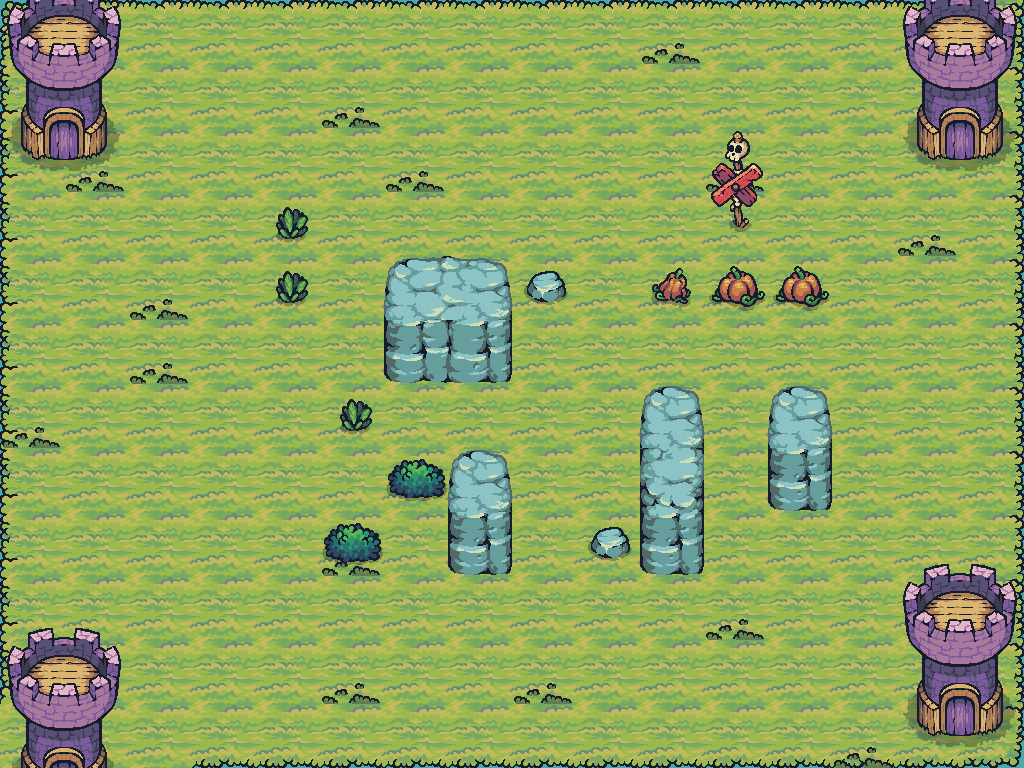

The image is a tile-based game level rendered from a .tmx file. Its description and source (layers, tilesets, objects; grid data summarised) follow:
An orthogonal 16x12 tile map with 64x64 px tiles, 7 tile layers (Water, Foam, layerforedge, new game bg, ...), 27 tilesets and 30 objects (22x Block, ArcherRightBottom, ArcherRightTop, ArcherLeftBottom, ArcherLeftTop, ...).

<map version="1.10" tiledversion="1.11.0" orientation="orthogonal" renderorder="right-down" width="16" height="12" tilewidth="64" tileheight="64" infinite="0" nextlayerid="29" nextobjectid="14">
<properties>
  <property name="Star1" type="int" value="26" />
  <property name="Star2" type="int" value="30" />
  <property name="Star3" type="int" value="35" />
 </properties>
 <tileset firstgid="1" source="Terrain.tsx" />
 <tileset firstgid="41" source="Castle_Red.tsx" />
 <tileset firstgid="61" source="Tree.tsx" />
 <tileset firstgid="169" source="17.tsx" />
 <tileset firstgid="171" source="Tower_Blue.tsx" />
 <tileset firstgid="179" source="01.tsx" />
 <tileset firstgid="180" source="06.tsx" />
 <tileset firstgid="181" source="18.tsx" />
 <tileset firstgid="190" source="09.tsx" />
 <tileset firstgid="191" source="12.tsx" />
 <tileset firstgid="192" source="16.tsx" />
 <tileset firstgid="194" source="Castle_Destroyed.tsx" />
 <tileset firstgid="214" source="HappySheep_Idle.tsx" />
 <tileset firstgid="222" source="Tree_192.tsx" />
 <tileset firstgid="234" source="Water.tsx" />
 <tileset firstgid="235" source="Foam_192.tsx" />
 <tileset firstgid="243" source="Tilemap_Elevation.tsx" />
 <tileset firstgid="275" source="02.tsx" />
 <tileset firstgid="276" source="03.tsx" />
 <tileset firstgid="277" source="04.tsx" />
 <tileset firstgid="278" source="07.tsx" />
 <tileset firstgid="279" source="10.tsx" />
 <tileset firstgid="280" source="TX Props.tsx" />
 <tileset firstgid="344" source="13.tsx" />
 <tileset firstgid="345" source="11.tsx" />
 <tileset firstgid="346" source="Bridge_All.tsx" />
 <tileset firstgid="358" source="Tower_Purple.tsx" />
 <group id="26" name="Common">
  <layer id="13" name="Water" width="16" height="12">
   <data>[192 cells, 88 non-empty, 1 distinct tile ids]</data>
  </layer>
  <layer id="14" name="Foam" width="16" height="12" offsetx="128" offsety="0">
   <data>[192 cells, 0 non-empty, 0 distinct tile ids]</data>
  </layer>
  <layer id="19" name="layerforedge" width="16" height="12">
   <data>[192 cells, 32 non-empty, 12 distinct tile ids]</data>
  </layer>
  <layer id="15" name="new game bg" width="16" height="12">
   <data>[192 cells, 192 non-empty, 7 distinct tile ids]</data>
  </layer>
  <layer id="27" name="grass" width="16" height="12">
   <data>[192 cells, 14 non-empty, 1 distinct tile ids]</data>
  </layer>
  <objectgroup id="21" name="TreesOutSideGameGrid" class="TreesOutSideGameGrid" />
  <layer id="28" name="ArcherTowers" width="16" height="12">
   <data>[192 cells, 26 non-empty, 8 distinct tile ids]</data>
  </layer>
 </group>
 <layer id="13" name="CollisionblockTileLayer" width="16" height="12">
  <data>[192 cells, 23 non-empty, 14 distinct tile ids]</data>
 </layer>
 <objectgroup id="5" name="Collisionblocks">
  <object id="1" name="Block" type="Block" x="256" y="192" width="64" height="64" />
  <object id="2" name="Block" type="Block" x="704" y="192" width="64" height="64" />
  <object id="3" name="Block" type="Block" x="256" y="256" width="64" height="64" />
  <object id="4" name="Block" type="Block" x="384" y="256" width="64" height="64" />
  <object id="5" name="Block" type="Block" x="448" y="256" width="64" height="64" />
  <object id="6" name="Block" type="Block" x="512" y="256" width="64" height="64" />
  <object id="7" name="Block" type="Block" x="640" y="256" width="64" height="64" />
  <object id="8" name="Block" type="Block" x="704" y="256" width="64" height="64" />
  <object id="9" name="Block" type="Block" x="768" y="256" width="64" height="64" />
  <object id="10" name="Block" type="Block" x="384" y="320" width="64" height="64" />
  <object id="11" name="Block" type="Block" x="448" y="320" width="64" height="64" />
  <object id="12" name="Block" type="Block" x="320" y="384" width="64" height="64" />
  <object id="15" name="Block" type="Block" x="640" y="384" width="64" height="64" />
  <object id="16" name="Block" type="Block" x="768" y="384" width="64" height="64" />
  <object id="17" name="Block" type="Block" x="384" y="448" width="64" height="64" />
  <object id="18" name="Block" type="Block" x="448" y="448" width="64" height="64" />
  <object id="19" name="Block" type="Block" x="640" y="448" width="64" height="64" />
  <object id="20" name="Block" type="Block" x="768" y="448" width="64" height="64" />
  <object id="22" name="Block" type="Block" x="320" y="512" width="64" height="64" />
  <object id="23" name="Block" type="Block" x="448" y="512" width="64" height="64" />
  <object id="24" name="Block" type="Block" x="576" y="512" width="64" height="64" />
  <object id="25" name="Block" type="Block" x="640" y="512" width="64" height="64" />
 </objectgroup>
 <objectgroup id="14" name="ArcherSpawnPoints">
  <object id="3" name="ArcherRightBottom" type="ArcherRightBottom" x="960" y="576" width="64" height="64" />
  <object id="11" name="ArcherRightTop" type="ArcherRightTop" x="942.603" y="-8.19048" width="64" height="64" />
  <object id="12" name="ArcherLeftBottom" type="ArcherLeftBottom" x="64" y="640" width="64" height="64" />
  <object id="13" name="ArcherLeftTop" type="ArcherLeftTop" x="64" y="0" width="64" height="64" />
 </objectgroup>
 <objectgroup id="6" name="Checkpoints">
  <object id="21" name="PlayerCheckpoint" type="PlayerCheckpoint" x="256" y="512" width="64" height="64" />
  <object id="26" name="AntiPlayerCheckpoint" type="AntiPlayerCheckpoint" x="768" y="512" width="64" height="64" />
 </objectgroup>
 <objectgroup id="7" name="Spawnpoints">
  <object id="13" name="Player" type="Player" x="384" y="384" width="64" height="64" />
  <object id="14" name="AntiPlayer" type="AntiPlayer" x="512" y="384" width="64" height="64" />
 </objectgroup>
</map>
